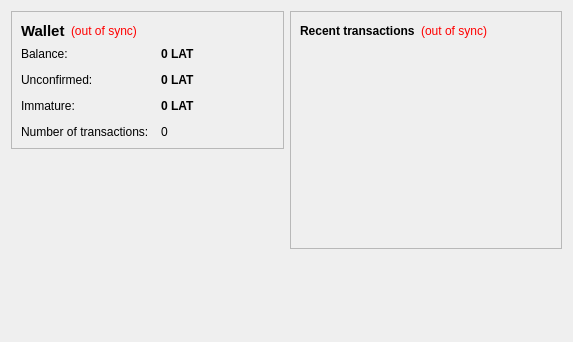
<?xml version="1.0" encoding="UTF-8"?>
<ui version="4.0">
 <class>OverviewPage</class>
 <widget class="QWidget" name="OverviewPage">
  <property name="geometry">
   <rect>
    <x>0</x>
    <y>0</y>
    <width>573</width>
    <height>342</height>
   </rect>
  </property>
  <property name="windowTitle">
   <string>Form</string>
  </property>
  <layout class="QHBoxLayout" name="horizontalLayout" stretch="1,1">
   <item>
    <layout class="QVBoxLayout" name="verticalLayout_2">
     <item>
      <widget class="QFrame" name="frame">
       <property name="frameShape">
        <enum>QFrame::StyledPanel</enum>
       </property>
       <property name="frameShadow">
        <enum>QFrame::Raised</enum>
       </property>
       <layout class="QVBoxLayout" name="verticalLayout_4">
        <item>
         <layout class="QHBoxLayout" name="horizontalLayout_4">
          <item>
           <widget class="QLabel" name="label_5">
            <property name="font">
             <font>
              <pointsize>11</pointsize>
              <weight>75</weight>
              <bold>true</bold>
             </font>
            </property>
            <property name="text">
             <string>Wallet</string>
            </property>
           </widget>
          </item>
          <item>
           <widget class="QLabel" name="labelWalletStatus">
            <property name="toolTip">
             <string>The displayed information may be out of date. Your wallet automatically synchronizes with the LatCoin network after a connection is established, but this process has not completed yet.</string>
            </property>
            <property name="styleSheet">
             <string notr="true">QLabel { color: red; }</string>
            </property>
            <property name="text">
             <string notr="true">(out of sync)</string>
            </property>
            <property name="alignment">
             <set>Qt::AlignLeading|Qt::AlignLeft|Qt::AlignVCenter</set>
            </property>
           </widget>
          </item>
          <item>
           <spacer name="horizontalSpacer_2">
            <property name="orientation">
             <enum>Qt::Horizontal</enum>
            </property>
            <property name="sizeHint" stdset="0">
             <size>
              <width>40</width>
              <height>20</height>
             </size>
            </property>
           </spacer>
          </item>
         </layout>
        </item>
        <item>
         <layout class="QFormLayout" name="formLayout_2">
          <property name="fieldGrowthPolicy">
           <enum>QFormLayout::AllNonFixedFieldsGrow</enum>
          </property>
          <property name="horizontalSpacing">
           <number>12</number>
          </property>
          <property name="verticalSpacing">
           <number>12</number>
          </property>
          <item row="0" column="0">
           <widget class="QLabel" name="label">
            <property name="text">
             <string>Balance:</string>
            </property>
           </widget>
          </item>
          <item row="0" column="1">
           <widget class="QLabel" name="labelBalance">
            <property name="font">
             <font>
              <weight>75</weight>
              <bold>true</bold>
             </font>
            </property>
            <property name="cursor">
             <cursorShape>IBeamCursor</cursorShape>
            </property>
            <property name="toolTip">
             <string>Your current balance</string>
            </property>
            <property name="text">
             <string notr="true">0 LAT</string>
            </property>
            <property name="textInteractionFlags">
             <set>Qt::LinksAccessibleByMouse|Qt::TextSelectableByKeyboard|Qt::TextSelectableByMouse</set>
            </property>
           </widget>
          </item>
          <item row="1" column="0">
           <widget class="QLabel" name="label_3">
            <property name="text">
             <string>Unconfirmed:</string>
            </property>
           </widget>
          </item>
          <item row="1" column="1">
           <widget class="QLabel" name="labelUnconfirmed">
            <property name="font">
             <font>
              <weight>75</weight>
              <bold>true</bold>
             </font>
            </property>
            <property name="cursor">
             <cursorShape>IBeamCursor</cursorShape>
            </property>
            <property name="toolTip">
             <string>Total of transactions that have yet to be confirmed, and do not yet count toward the current balance</string>
            </property>
            <property name="text">
             <string notr="true">0 LAT</string>
            </property>
            <property name="textInteractionFlags">
             <set>Qt::LinksAccessibleByMouse|Qt::TextSelectableByKeyboard|Qt::TextSelectableByMouse</set>
            </property>
           </widget>
          </item>
          <item row="3" column="0">
           <widget class="QLabel" name="label_2">
            <property name="text">
             <string>Number of transactions:</string>
            </property>
           </widget>
          </item>
          <item row="3" column="1">
           <widget class="QLabel" name="labelNumTransactions">
            <property name="toolTip">
             <string>Total number of transactions in wallet</string>
            </property>
            <property name="text">
             <string notr="true">0</string>
            </property>
           </widget>
          </item>
          <item row="2" column="0">
           <widget class="QLabel" name="labelImmatureText">
            <property name="text">
             <string>Immature:</string>
            </property>
           </widget>
          </item>
          <item row="2" column="1">
           <widget class="QLabel" name="labelImmature">
            <property name="font">
             <font>
              <weight>75</weight>
              <bold>true</bold>
             </font>
            </property>
            <property name="toolTip">
             <string>Mined balance that has not yet matured</string>
            </property>
            <property name="text">
             <string notr="true">0 LAT</string>
            </property>
            <property name="textInteractionFlags">
             <set>Qt::LinksAccessibleByMouse|Qt::TextSelectableByKeyboard|Qt::TextSelectableByMouse</set>
            </property>
           </widget>
          </item>
         </layout>
        </item>
       </layout>
      </widget>
     </item>
     <item>
      <spacer name="verticalSpacer">
       <property name="orientation">
        <enum>Qt::Vertical</enum>
       </property>
       <property name="sizeHint" stdset="0">
        <size>
         <width>20</width>
         <height>40</height>
        </size>
       </property>
      </spacer>
     </item>
    </layout>
   </item>
   <item>
    <layout class="QVBoxLayout" name="verticalLayout_3">
     <item>
      <widget class="QFrame" name="frame_2">
       <property name="frameShape">
        <enum>QFrame::StyledPanel</enum>
       </property>
       <property name="frameShadow">
        <enum>QFrame::Raised</enum>
       </property>
       <layout class="QVBoxLayout" name="verticalLayout">
        <item>
         <layout class="QHBoxLayout" name="horizontalLayout_2">
          <item>
           <widget class="QLabel" name="label_4">
            <property name="text">
             <string>&lt;b&gt;Recent transactions&lt;/b&gt;</string>
            </property>
           </widget>
          </item>
          <item>
           <widget class="QLabel" name="labelTransactionsStatus">
            <property name="toolTip">
             <string>The displayed information may be out of date. Your wallet automatically synchronizes with the LatCoin network after a connection is established, but this process has not completed yet.</string>
            </property>
            <property name="styleSheet">
             <string notr="true">QLabel { color: red; }</string>
            </property>
            <property name="text">
             <string notr="true">(out of sync)</string>
            </property>
            <property name="alignment">
             <set>Qt::AlignRight|Qt::AlignTrailing|Qt::AlignVCenter</set>
            </property>
           </widget>
          </item>
          <item>
           <spacer name="horizontalSpacer">
            <property name="orientation">
             <enum>Qt::Horizontal</enum>
            </property>
            <property name="sizeHint" stdset="0">
             <size>
              <width>40</width>
              <height>20</height>
             </size>
            </property>
           </spacer>
          </item>
         </layout>
        </item>
        <item>
         <widget class="QListView" name="listTransactions">
          <property name="styleSheet">
           <string notr="true">QListView { background: transparent; }</string>
          </property>
          <property name="frameShape">
           <enum>QFrame::NoFrame</enum>
          </property>
          <property name="verticalScrollBarPolicy">
           <enum>Qt::ScrollBarAlwaysOff</enum>
          </property>
          <property name="horizontalScrollBarPolicy">
           <enum>Qt::ScrollBarAlwaysOff</enum>
          </property>
          <property name="selectionMode">
           <enum>QAbstractItemView::NoSelection</enum>
          </property>
         </widget>
        </item>
       </layout>
      </widget>
     </item>
     <item>
      <spacer name="verticalSpacer_2">
       <property name="orientation">
        <enum>Qt::Vertical</enum>
       </property>
       <property name="sizeHint" stdset="0">
        <size>
         <width>20</width>
         <height>40</height>
        </size>
       </property>
      </spacer>
     </item>
    </layout>
   </item>
  </layout>
 </widget>
 <resources/>
 <connections/>
</ui>
